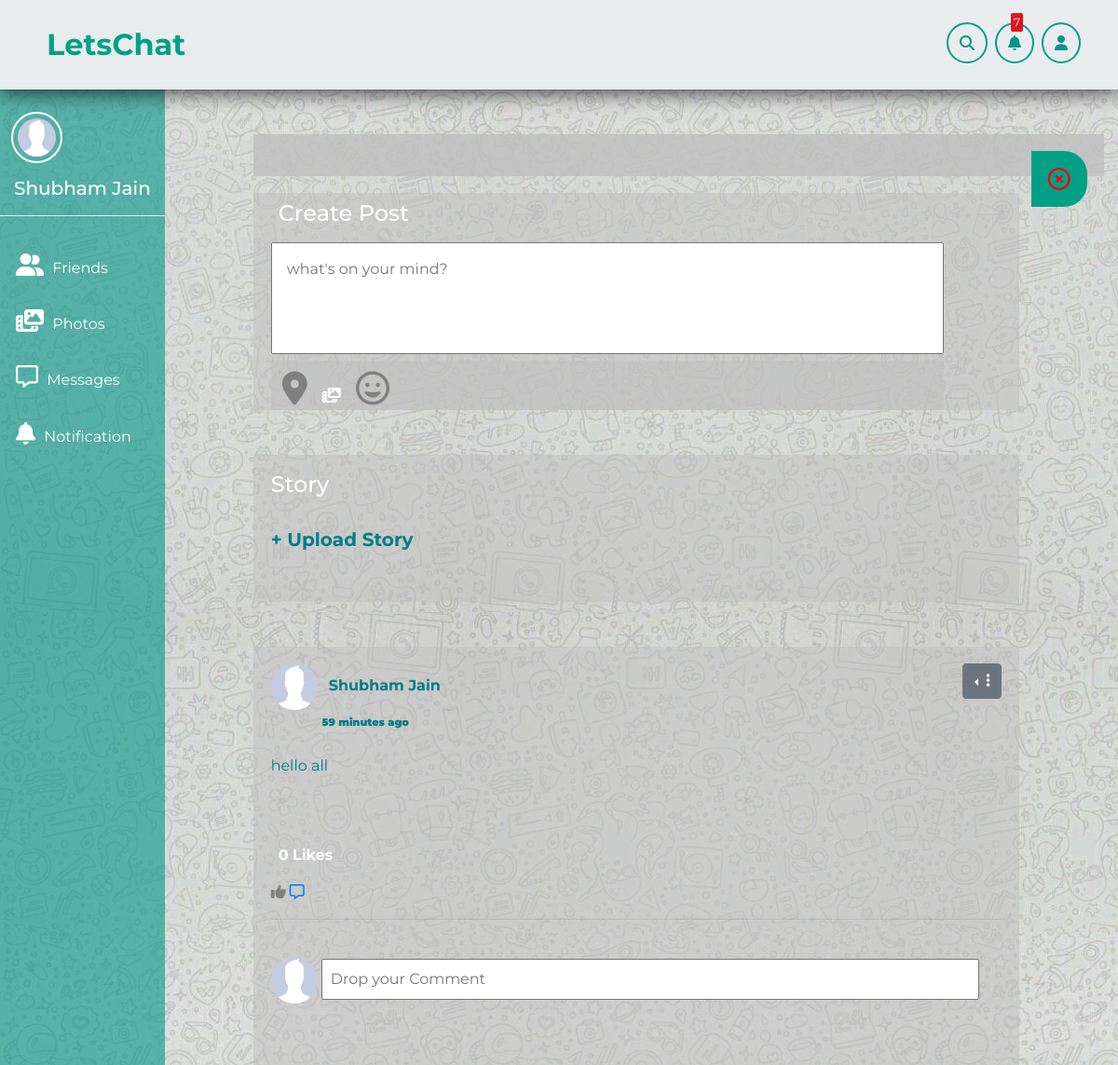
/ (signed in), run on the app's committed database.
### App/models.py (models this page shows, shortened)
class userRegistration(models.Model):
    userId = models.CharField(max_length=50,default='',unique=True,blank=True)
    userName = models.CharField(max_length=50,default='',unique=True,blank=True)
    firstName = models.CharField(max_length=50,default='',blank=True)
    lastName = models.CharField(max_length=50,default='',blank=True)
    mobile = models.CharField(max_length=10,default='',blank=True)
    emailAddress = models.EmailField(max_length=50,default='',blank=True)
    password = models.CharField(max_length=100,default='',blank=True)
    profilePic = models.ImageField(upload_to='media',default='media/profile.jpeg')
    Groups = ListCharField(
        base_field=models.CharField(max_length=50,default='',blank=True),
        max_length=(100 * 100),blank=True
    )
    coverPic = models.ImageField(upload_to='media',default='media/cover.jpg')
    quote = models.CharField(max_length=1000,default='',blank=True)
    dOB = models.DateField(blank=True,null=True)
    gender = models.CharField(choices=GENDERS,max_length=1,blank=True)
    countryName = models.CharField(max_length=100,default='',blank=True)
    cityName = models.CharField(max_length=100,default='',blank=True)
    currentEducation = models.CharField(max_length=100,default='',blank=True)
    educationStartYear = models.CharField(max_length=10,default='',blank=True)
    educationEndYear = models.CharField(max_length=10,default='',blank=True)
    companyName = models.CharField(max_length=100,default='',blank=True)
    companyPosition = models.CharField(max_length=100,default='',blank=True)
    companyCity = models.CharField(max_length=50,default='',blank=True)
    companyDescription = models.CharField(max_length=1000,default='',blank=True)
    joinedDate = models.DateTimeField(default=datetime.now)

class UserPost(models.Model):
    postId = models.CharField(max_length=100,default='',unique=True)
    userId = models.CharField(max_length=50,default='')
    userName = models.CharField(max_length=50,default='')
    post = models.FileField(upload_to="profiles",blank=True)
    Message = models.TextField(default="",blank=True)
    date = models.DateTimeField(default=datetime.now, blank=True)
    userPic = models.CharField(max_length=100,default='',blank=True)

### App/views.py (the view, shortened to what this page needs)
# urls.py: path('',views.index,name='index'),
def index(request):
	if request.session.has_key('user'):
		userInfo = userRegistration.objects.get(userId=request.session['user'])
		userData = UserPost.objects.filter(userId=request.session['user']).order_by('-date') # '-' for descending order
		friends = AllFriends.objects.get(userId=request.session['user']).Friends
		postList = []
		def UserAllPost():
			for item in userData:
				yield item
		def FriendPosts():
			for friend in friends:
				friendPost = UserPost.objects.filter(userId=friend).order_by('-date')
				for post in friendPost:
					yield post
		storyList = []
		StoryOwnerList = []
		tempStoryList = []
		tempStoryOwner = ""
		tempMedia = ""
		tempUploadTime = ""
		tempStoryType = ""
		tempFontFamily = ""
		tempFontSize = ""
		tempCaption = ""
		tempColor = ""
		lenthCaption = ""
		myStories = Story.objects.filter(userId=request.session['user'])
		for friend in friends:
			allStories = Story.objects.filter(userId=friend)
		storiesFullData = zip(StoryOwnerList,storyList)
		AllPost = chain(UserAllPost(), FriendPosts())
		for item in AllPost:
			postList.append(item)
		postList.sort(key=lambda x: x.date,reverse = True)
		like=[]; colorPost = []
		for i in postList:
			likes = Likes.objects.get(postId=i.postId)
			like.append(len(likes.postLikedBy))
			if request.session['user'] in likes.postLikedBy:
				colorPost.append("rgba(0, 150, 136,1)")
			else:
				colorPost.append("grey")
		allComments = Comments.objects.all()
		for i in allComments:
			com = i.comment
			name = i.userInfo.firstName
		print(com,name)
		notification = Notifications.objects.filter(receiver=request.session['user']).order_by('-date')
		picsList1 = []
		uname = ''   # IF USER HAS NO NOTIFICATION
		for Id in notification:
			senderDetail = userRegistration.objects.filter(userId=Id.sender)
			for detail in senderDetail:
				uname = detail.userName
				picUrl = detail.profilePic
				picsList1.append(picUrl.url)
		params = {'userInfo':userInfo,'userData':zip(postList, like,colorPost),'date_now':datetime.datetime.now(),
		'allComments':allComments,"storyData":storiesFullData,'notification':zip(notification,picsList1)}
		return render(request,'ds.html',params)
	else:
		return render(request,'index.html')

### App/templates/ds.html (shortened to what this page needs)
{% load static %}
{% load humanize %}
<!DOCTYPE html>
<html lang="en">
<head>
  <link rel="stylesheet" href="https://stackpath.bootstrapcdn.com/bootstrap/4.4.1/css/bootstrap.min.css">
  <link rel="stylesheet" type="text/css" href="{%static 'css/emojionearea.min.css'%}">
  <link rel="stylesheet" type="text/css" href="{%static 'css/lightSlider.css'%}">
  <link rel="stylesheet" href="{% static 'css/dashboard.css' %}">
</head>
<body >
<div id="body">
<div id="leftFixDiv">
  <br><br><br><br><br>
  <a href="/profile/{{userInfo.userName}}"><img src="{{userInfo.profilePic.url}}" id="profilePicImage" style="">
  </a>
  <marquee direction="left" height="20" width="110" class="maquee_text">
    <h5>{{userInfo.firstName}} {{userInfo.lastName}}</h5>
  </marquee>
  <hr id="profileInsideHR">
  <a href="{%url 'friendSearch'%}" class="sideOptionIconLink">
          <span class="icon"><i class="fas fa-user-friends">
          </i></span>
       <span class="title">Friends</span>
    </a>
    <br>
    <a href="/album/" class="sideOptionIconLink">
          <span class="icon"><i class="fas fa-photo-video"></i></span>
          <span class="title">Photos</span>
    </a>
    <br>
    <a href="#" class="sideOptionIconLink">
          <span class="icon"><i class="far fa-comment-alt"></i></span>
          <span class="title">Messages</span>
    </a>
    <br>
    <a href="/notifications/" class="sideOptionIconLink">
          <span class="icon"><i class="fas fa-bell"></i></span>
          <span class="title">Notification</span>
    </a>
  <br>
</div>
<div class="header-container">
  <header id="header">
    <div class="heading">
      <div class="container">
      <span id="brandSection"><span id="brand">LetsChat</span>
      <span class="float-sm-right" data-toggle="modal" data-target="#exampleModal"><i class="fas fa-user top-right" ></i>
      </span>
        <span id="noti_Container" class="float-right">
          <span id="noti_Counter"></span>
                <a id="noti_Button"><i class="fas fa-bell top-right float-right"></i></a>
          </span>
      <span class="float-sm-right"><i class="fas fa-search top-right" onclick="searchPeople()"></i></span>
      </span>
      </div>
    </div>
  </header>
</div>
<br><br><br><br><br><br>
<div class="container-fluid">
<div id="rightSideDiv">
  <div class="">
      <div id="PostAlert"><h4 style="color:rgba(0, 150, 136, 1);">{{flag}} <span style="float:right;"><i class="far fa-times-circle" onclick="PostAlertClose()"></i></span></h4></div>
      <form method="Post" action="{% url 'PostSubmission' %}" id="PostWrapper"  enctype="multipart/form-data">
          <h4 style="padding:8px;">Create Post</h4>
          <textarea name="Post_Title" placeholder="what's on your mind?" style="width:90%;height:15vh;padding:2%;resize:none;" oninput="visibleButton()" id="TextPost"></textarea>
          <div id="PostOpt">
            <a href="#" class="icon"><i class="fas fa-map-marker-alt" id="Post_Icon_Cusomize"></i></a>
              <label id="upfile1" style="cursor:pointer" class="fas fa-photo-video">
              </label></i></a>
            <a href="#" class="icon"><i class="far fa-grin" id="Post_Icon_Cusomize" onclick="emojiCreater()"></i></a>
          </div>
        </form>
      </div>
      <br><br>
        <div style="background:rgba(191, 191, 191, 0.5);padding:2%;width:90%;" id="wrapperstorySectionId">
          <h4>Story</h4><br>
          <h5 style="color:rgba(0,125,136,1);font-weight:bold;cursor:pointer;" data-toggle="modal" data-target=".bd-Prefered-modal-sm">+ Upload Story</h5><br>
      </div>
        <br><br>
     <div style="background:rgba(191, 191, 191, 0.5);padding:2%;width:90%;" id="postAllSectionId" >
          <div>
              {% for data,data2,data4 in userData %}
            <img src="{{data.userPic}}" style="width:50px;height:50px;border-radius: 50%;vertical-align: middle;">
            <span style="font-weight:bold;padding-left:8px;color:rgba(0,125,136,1);" >{{data.userName}}
              <div class="btn-group dropleft float-sm-right">
                <button type="button" class="btn btn-secondary dropdown-toggle" data-toggle="dropdown" aria-haspopup="true" aria-expanded="false">
                  <i class="fas fa-ellipsis-v"></i>
                </button>
              </div>
            <div><span style="margin-left: 7%; font-size: 70%; margin-top: -10px;">
            <b>
                {% if data.date|date:"YmdHi" == date_now|date:"YmdHi" %}
                Just Now
                {% elif data.date|date:"Ymd" == date_now|date:"Ymd" %}
                {{ data.date|naturaltime }}
                {% else %}
                {{data.date|date:"M d"}} at {{data.date|date:"h:i A"}}
                {% endif %}
            </b></span></div></span>
            <br>
            {% if data.Message %}
            <p style="color:rgba(0,125,136,1);">{{data.Message}}</p>
            {% endif %}
            <br><br>
            <strong><p id="{{data.postId}}" style="padding:8px 0px 0px 8px;">{{data2}} Likes</p></strong>
            <a><i class="fas fa-thumbs-up" id="PostResponse" name="{{data.postId}}" onclick="likePost('{{data.postId}}')" style="color:{{data4}};"></i></a>
            <a href="#"><i class="far fa-comment-alt" id="PostResponse"></i></a>
            <hr>
            <br>
            <form method="post" action="#">
              <img src="{{userInfo.profilePic.url}}" style="width:50px;height:50px;border-radius:50%;vertical-align: middle;">
              <input type="text" placeholder="Drop your Comment" style="width:90%;padding:8px;">
            </form>
            <br><br>
            {% endfor %}
          </div>
      </div>
</div>
</div>
</div>
</body>
</html>

### App/static/css/dashboard.css (style rules this page uses)
* { margin: 0; padding: 0; list-style: none; text-decoration: none; box-sizing: border-box; font-family: 'Montserrat', sans-serif; }
body { background: #e1ecf2; background-image:url('/static/images/body-light.jpg'); background-attachment: fixed; }
.container { margin:0 auto; }
.header-container { position:fixed; top:0px; left:0px; right:0px; width:100%; margin-top:-200px; transition:all .4s; }
.header-container header { margin-top:200px; }
header { display:flex; flex-direction: column; background-color:#E9ECEF; }
.heading { padding:24px 0 24px 10px; box-shadow:0px 0px 23px 0px rgba(0,0,0,0.5); z-index:1; }
.heading #brand { color:#00a087; font-weight:bold; cursor:pointer; font-size:2em; }
#leftFixDiv { height:100%; position: fixed; top:0px; left:0px; bottom:0px; background-color: rgba(0, 150, 136, 0.6); }
#rightSideDiv { margin-left:22%; }
.top-right { border:2px solid #00a087; padding:12px; border-radius: 50%; cursor: pointer; margin-left:8px; }
.fa-times-circle { padding:16px; border:2px solid #00a087; border-radius:0 25px 25px 0; margin-left:-30px; background:#00a087; color:red; }
#profilePicImage { width:55px; height:55px; border:2px solid white; border-radius: 50%; vertical-align: middle; padding:5px; margin-left:12px; }
.maquee_text { color: white; height: 2.5em; padding:15px; }
.icon { font-size:1.5em; color:white; display: inline-block; }
.title { color:white; font-size:1em; display: inline-block; padding-left: 5px; }
.sideOptionIconLink { display: inline-block; padding:5px; margin-left:12px; margin-top:8%; }
#PostWrapper { background:rgba(191, 191, 191, 0.5); width:90%; padding-left:2%; }
#PostOpt { background:rgba(191, 191, 191, 0.5); width:90%; }
#Post_Icon_Cusomize { padding-left:5%; color:grey;padding-left:2%;font-size:1.5em; padding:12px; padding-bottom:2%; }
#PostAlert { padding:2%; width:100%; background-color:rgba(191, 191, 191, 0.8); margin-bottom: 2%; }
body { background-color: grey; color: black; }
.day-mode { background: #e1ecf2; background-image:url('/static/images/body-light.jpg'); color: white; }
#noti_Container { position:relative; }
#noti_Button { -moz-border-radius:50%; -webkit-border-radius:50%; cursor:pointer; }
#noti_Counter { display:block; position:absolute; background:#E1141E; color:#FFF; font-size:12px; font-weight:normal; padding:1px 3px; margin:-8px 0 0 25px; border-radius:2px; -moz-border-radius:2px; -webkit-border-radius:2px; z-index:1; }

### data on the page
userRegistration: profilePic (placeholder picture), firstName "Shubham", lastName "Jain"
UserPost: userPic (placeholder picture), userName "Shubham Jain", date "59 minutes ago", Message "hello all", data2 "0", profilePic (placeholder picture)
